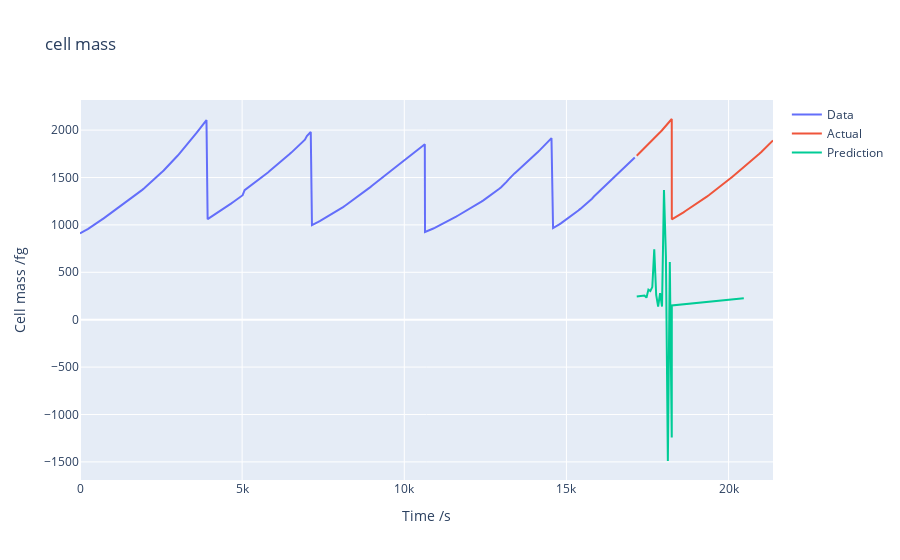

Notebook code cell kept with this figure:
### Code cell
prediction = model.predict_generator(testGenerator)

cM_train = cM_train.reshape((-1))
cM_test = cM_test.reshape((-1))
prediction = prediction.reshape((-1))

trace1 = go.Scatter(
    x = time_train,
    y = cM_train,
    mode='lines',
    name='Data'
)

trace2 = go.Scatter(
    x = time_test,
    y = cM_test,
    mode='lines',
    name='Actual'
)

trace3 = go.Scatter(
    x = time_test,
    y = prediction,
    mode='lines',
    name='Prediction'
)

layout = go.Layout(
    title = "cell mass",
    xaxis = {'title' : "Time /s"},
    yaxis = {'title' : "Cell mass /fg"}
)

fig = go.Figure(data=[trace1, trace2, trace3], layout=layout)
fig.show()
